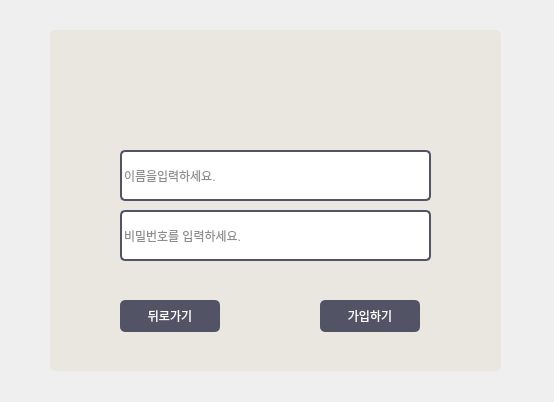
<?xml version="1.0" encoding="UTF-8"?>
<ui version="4.0">
 <class>SignupWindow</class>
 <widget class="QMainWindow" name="SignupWindow">
  <property name="geometry">
   <rect>
    <x>0</x>
    <y>0</y>
    <width>554</width>
    <height>402</height>
   </rect>
  </property>
  <property name="windowTitle">
   <string>MainWindow</string>
  </property>
  <widget class="QWidget" name="centralwidget">
   <widget class="QFrame" name="frame">
    <property name="geometry">
     <rect>
      <x>50</x>
      <y>30</y>
      <width>451</width>
      <height>341</height>
     </rect>
    </property>
    <property name="styleSheet">
     <string notr="true">Background: rgb(234, 230, 224);
border-radius: 5px;</string>
    </property>
    <property name="frameShape">
     <enum>QFrame::StyledPanel</enum>
    </property>
    <property name="frameShadow">
     <enum>QFrame::Raised</enum>
    </property>
    <widget class="QLabel" name="Logo">
     <property name="geometry">
      <rect>
       <x>160</x>
       <y>0</y>
       <width>131</width>
       <height>111</height>
      </rect>
     </property>
     <property name="text">
      <string/>
     </property>
     <property name="pixmap">
      <pixmap resource="Logo.qrc">:/image/logo.png</pixmap>
     </property>
     <property name="scaledContents">
      <bool>true</bool>
     </property>
    </widget>
    <widget class="QLineEdit" name="NameInput">
     <property name="geometry">
      <rect>
       <x>70</x>
       <y>120</y>
       <width>311</width>
       <height>51</height>
      </rect>
     </property>
     <property name="styleSheet">
      <string notr="true">background-color: #FFFFFF;
color: rgb(28, 28, 28);
border: 1.5px solid #535366;
border-radius: 5px; </string>
     </property>
     <property name="placeholderText">
      <string>이름을입력하세요.</string>
     </property>
    </widget>
    <widget class="QLineEdit" name="PasswdInput">
     <property name="geometry">
      <rect>
       <x>70</x>
       <y>180</y>
       <width>311</width>
       <height>51</height>
      </rect>
     </property>
     <property name="styleSheet">
      <string notr="true">background-color: #FFFFFF;
color: rgb(28, 28, 28);
border: 1.5px solid #535366;
border-radius: 5px; </string>
     </property>
     <property name="placeholderText">
      <string>비밀번호를 입력하세요.</string>
     </property>
    </widget>
    <widget class="QPushButton" name="RegisterButton">
     <property name="geometry">
      <rect>
       <x>270</x>
       <y>270</y>
       <width>100</width>
       <height>32</height>
      </rect>
     </property>
     <property name="styleSheet">
      <string notr="true">QPushButton { 
    background-color: #535366; 
    color: white; 
    border-radius: 5px; 
    }
 QPushButton:hover { 
    background-color: #555; 
    }
  QPushButton:pressed { 
    background-color: #777; 
    }</string>
     </property>
     <property name="text">
      <string>가입하기</string>
     </property>
    </widget>
    <widget class="QPushButton" name="BackButton">
     <property name="geometry">
      <rect>
       <x>70</x>
       <y>270</y>
       <width>100</width>
       <height>32</height>
      </rect>
     </property>
     <property name="styleSheet">
      <string notr="true">QPushButton { 
    background-color: #535366; 
    color: white; 
    border-radius: 5px; 
    }
 QPushButton:hover { 
    background-color: #555; 
    }
  QPushButton:pressed { 
    background-color: #777; 
    }</string>
     </property>
     <property name="text">
      <string>뒤로가기</string>
     </property>
    </widget>
   </widget>
  </widget>
 </widget>
 <resources>
  <include location="Logo.qrc"/>
 </resources>
 <connections/>
</ui>
